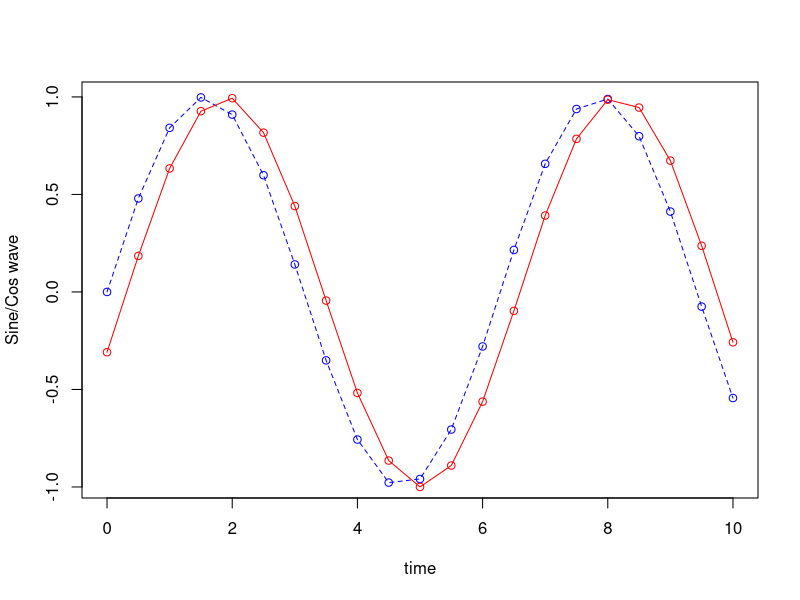
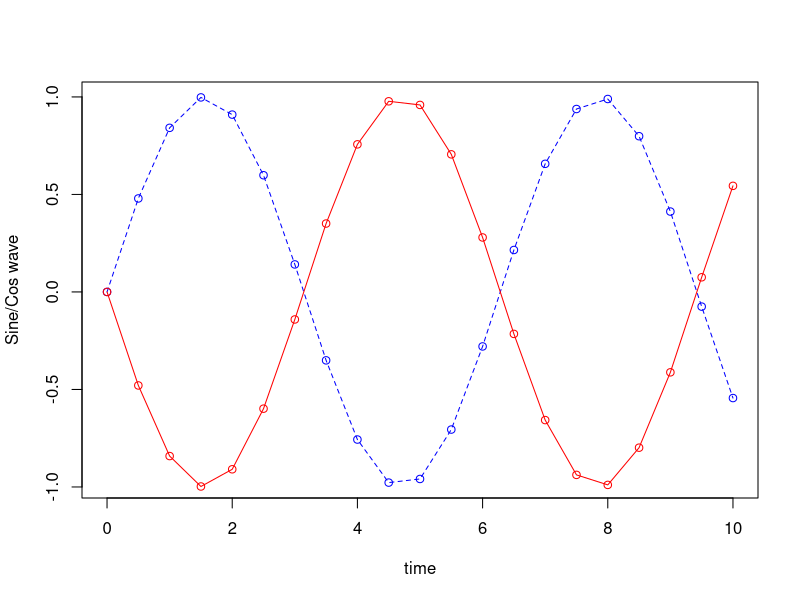
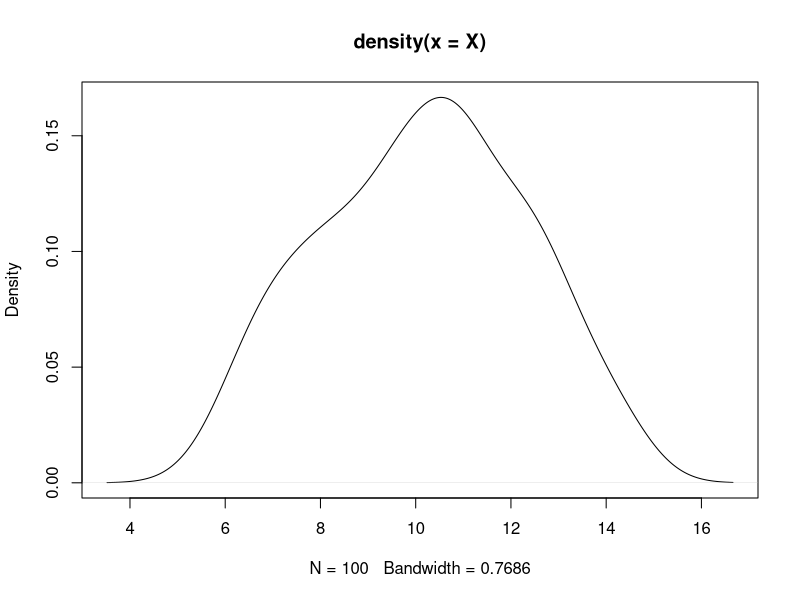
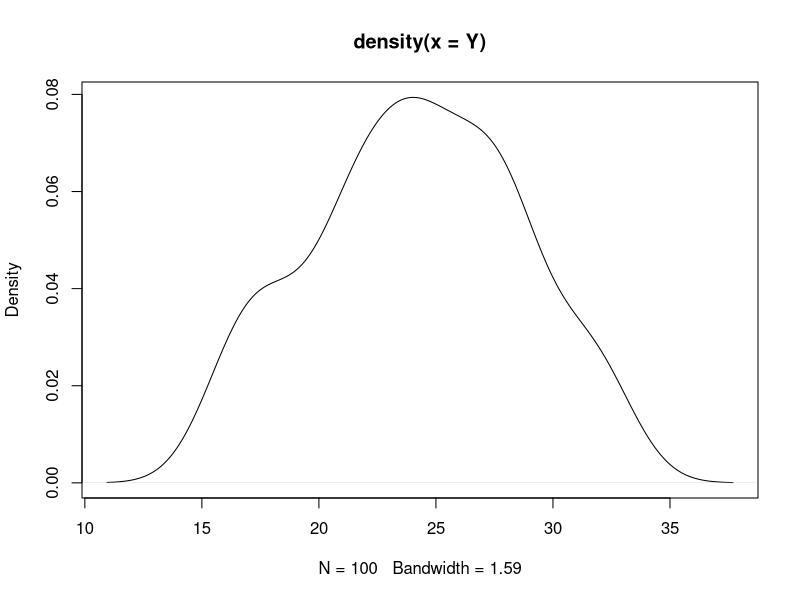
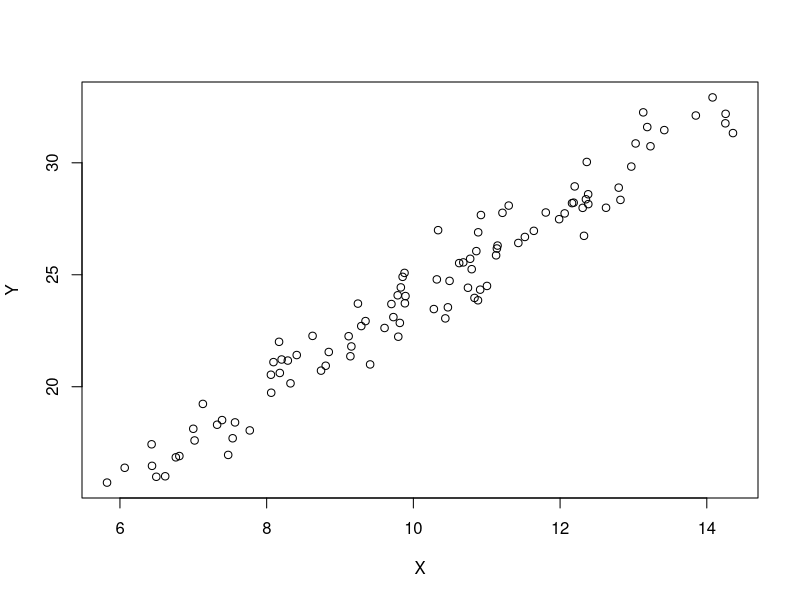
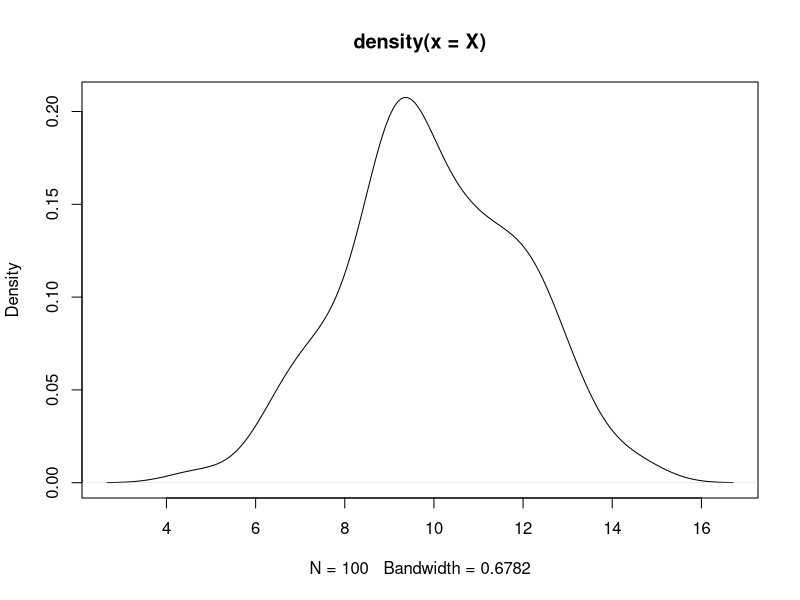
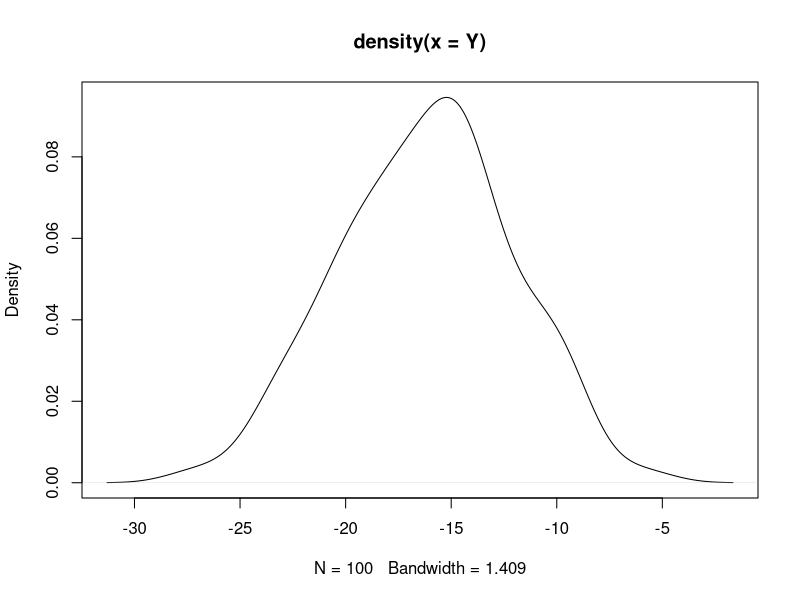
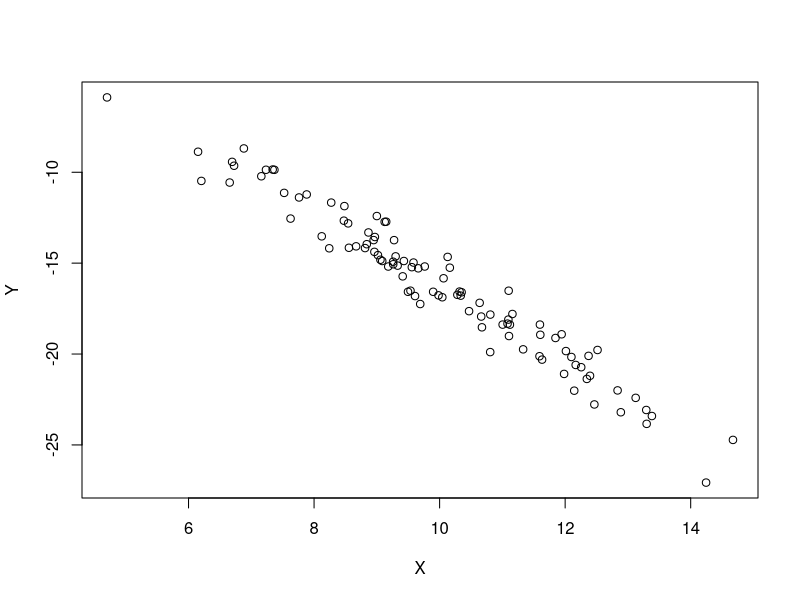

Source code (R) for these figures, in order:
## ---- chunk 1
t=seq(0,10,0.5)
y1=sin(t)
y2=cos(t-0.6*pi)
y3=cos(t+0.5*pi)
plot(t,y1,type="o", lty=2, xlab="time", ylab="Sine/Cos wave",col='blue')
points(t, y2, type="o", lty=1, col = 'red')
## ---- chunk 2
cov(y1, y2)  
cor(y1, y2) 
## ---- chunk 3
plot(t,y1,type="o", lty=2, xlab="time", ylab="Sine/Cos wave",col='blue')
points(t, y3, type="o", lty=1, col = 'red')
## ---- chunk 4
cov(y1, y3)  
cor(y1, y3) 
## ---- chunk 5
X <- rnorm(100,mean=10,sd=2)
plot(density(X))
## ---- chunk 6
Y <- 2*X+rnorm(100,mean=4,sd=1)
plot(density(Y))
## ---- chunk 7
plot(X,Y)
## ---- chunk 8
v_X=var(X)
v_Y=var(Y)
v_XY=var(X+Y)
print(v_X)
print(v_Y)
print(v_XY)
## ---- chunk 9
cov_XY=0.5*(v_XY-v_X-v_Y)
print(cov_XY)
## ---- chunk 10
cov(X,Y)
#gives covariance between X,Y
cor(X,Y)
#gives correlation between X,Y
## ---- chunk 11
X <- rnorm(100,mean=10,sd=2)
plot(density(X))
# creates a r.v. from a normal distribution, 100 observations, with mean =10 and s.d.=2
## ---- chunk 12
Y <- -2*X+rnorm(100,mean=4,sd=1)
plot(density(Y))
# creates a second r.v. which is twice the first one plus some noise
## ---- chunk 13
plot(X,Y)
## ---- chunk 14
cov(X,Y)
#gives covariance between X,Y
cor(X,Y)
#gives correlation between X,Y
## ---- chunk 15
X <- rnorm(100,mean=10,sd=2)
plot(density(X))
# creates a r.v. from a normal distribition, 100 observations, with mean =10 and s.d.=2
Y <- rnorm(100,mean=4,sd=1)
plot(density(Y))
# creates a second r.v.
plot(X,Y)
## ---- chunk 16
cov(X,Y)
#gives covariance between X,Y
cor(X,Y)
#gives covariance between X,Y
## ---- chunk 17
install.packages("combinat")                   # Install combinat package
library("combinat")                            # Load combinat package
## ---- chunk 18
permut <- permn(3)                             # Create list of permutations
permut                                         # Print list of permutations
## ---- chunk 19
permut_count <- length(permn(3))               # Count permutations
permut_count                                   # Print count of permutations
## ---- chunk 20
combi <- combn(3, 2)                 # Create matrix of combinations
combi                                          # Print matrix of combinations
## ---- chunk 21
combi_count <- ncol(combn(3, 2))     # Count combinations
combi_count                          # Print count of combinations
## ---- chunk 22
set.seed(10)
rbinom(3, 100, 0.3)
## ---- chunk 23
y2 <- rbinom(8, size = 100, prob = 1 / 6) 
print(y2)
## ---- chunk 24
dbinom(4, size=12, prob=0.2)
## ---- chunk 25
dbinom(4, size=8, prob=0.5)
## ---- chunk 26
# Create a sample of 50 numbers which are incremented by 1.
x <- seq(0,50,by = 1)
# Create the binomial distribution.
#y <- dbinom(x,size=50,prob=0.5)
y <- dbinom(x,50,0.5)
# Plot the graph for this sample.
plot(x,y)
## ---- chunk 27
dbinom(3, size = 13, prob = 1 / 6) 
probabilities <- dbinom(x = c(0:10), size = 13, prob = 1 / 6) 
data.frame(probabilities)
#plot(0:10, probabilities, type = "l") 
plot(0:0.1:10, probabilities, type = "l") 
## ---- chunk 28
pbinom(4, size=8, prob=0.5) 
## ---- chunk 29
x <- pbinom(26,51,0.5)
print(x)
## ---- chunk 30
pbinom(3, size = 13, prob = 1 / 6) 
plot(0:10, pbinom(0:10, size = 10, prob = 1 / 6), type = "l")
## ---- chunk 31
p = 0.20
n = 10
# exact
dgeom(x = n, prob = p)
## ---- chunk 32
rgeom(n = 100, prob = p)
## ---- chunk 33
# simulated
mean(rgeom(n = 100, prob = p) == 10)
## ---- chunk 34
library(dplyr)
library(ggplot2)
## ---- chunk 35
p = 0.20
n = 5
# exact
pgeom(q = n, prob = p, lower.tail = TRUE)
## ---- chunk 36
# simulated
mean(rgeom(n = 10000, prob = p) <= n)
## ---- chunk 37
library(dplyr)
library(ggplot2)

data.frame(x = 0:10, 
           pmf = dgeom(x = 0:10, prob = p),
           cdf = pgeom(q = 0:10, prob = p, lower.tail = TRUE)) %>%
  mutate(Failures = ifelse(x <= n, n, "other")) %>%
ggplot(aes(x = factor(x), y = cdf, fill = Failures)) +
  geom_col() +
  geom_text(
    aes(label = round(cdf,2), y = cdf + 0.01),
    position = position_dodge(0.9),
    size = 3,
    vjust = 0
  ) +
  labs(title = "Cumulative Probability of X = 5 Failures.",
       subtitle = "Geometric(.3)",
       x = "Failures prior to first success (x)",
       y = "probability") 
